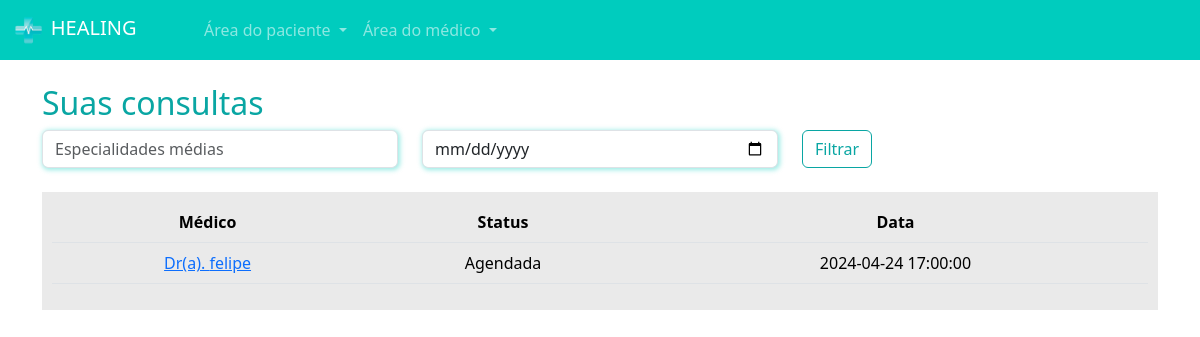
The page /pacientes/minhas_consultas/ (signed in) on the database its author committed.
### paciente/models.py (models this page shows, shortened)
class Consulta(models.Model):
    status_choices =(
        ("A", "Agendada"),
        ("F", "Finalizada"),
        ("C", "Cancelada"),
        ("I", "Iniciada")
    )
    paciente = models.ForeignKey(User, on_delete=models.DO_NOTHING)
    data_aberta = models.ForeignKey(DatasAbertas, on_delete=models.DO_NOTHING)
    status = models.CharField(max_length=1, choices=status_choices, default="A")
    link = models.URLField(null=True, blank=True)

### medico/models.py (models this page shows)
class DatasAbertas(models.Model):
    data = models.DateTimeField()
    user = models.ForeignKey(User, on_delete=models.DO_NOTHING)
    agendado = models.BooleanField(default=False)
    def __str__(self):
        return str(self.data)

### paciente/views.py (the view)
# urls.py: path('minhas_consultas/', views.minhas_consultas, name='minhas_consultas'),
def minhas_consultas(request):
    minhas_consultas = Consulta.objects.filter(paciente=request.user).filter(data_aberta__data__gte=datetime.now())
    context = {'minhas_consultas': minhas_consultas, 'is_medico': is_medico(request.user)}
    return render(request, 'minhas_consultas.html', context)

### medico/models.py (called while the page is built)
def is_medico(user):
    return DadosMedico.objects.filter(user=user).exists()

### paciente/templates/minhas_consultas.html
{% extends "base.html" %}
{% load static %}
{% block 'head' %}
<link rel="stylesheet" href="{% static 'medicos/css/abrir_horario.css' %}">
<link rel="stylesheet" href="{% static 'usuarios/css/usuarios.css' %}">
<link rel="stylesheet" href="{% static 'medicos/css/cadastro_medico.css' %}">
<link rel="stylesheet" href="{% static 'pacientes/css/home.css' %}">
<link rel="stylesheet" href="https://cdn.jsdelivr.net/npm/bootstrap-icons@1.11.3/font/bootstrap-icons.min.css">
{% endblock 'head' %}
{% block 'body' %}
{% include "partials/navbar.html" %}
<div class="container">
<br>
<h2><span class="color-dark">Suas consultas</span></h2>
<div class="row">
<div class="col-md">
<input type="text" name="especialidades" id="" class="form-control shadow-main-color" placeholder="Especialidades médias">
</div>
<div class="col-md">
<input type="date" name="data" id="" class="form-control shadow-main-color" placeholder="Data da consulta">
</div>
<div class="col-md">
<input type="submit" value="Filtrar" class="btn btn-dark-color-outline">
</div>
</div>
<br>
<div class="list-minhas-consultas">
<table class="table">
<thead>
<tr>
<th scope="col">Médico</th>
<th scope="col">Status</th>
<th scope="col">Data</th>
</tr>
</thead>
<tbody>
{% for consulta in minhas_consultas %}
<tr>
<td><a href="{% url 'consulta' consulta.id %}">Dr(a). {{consulta.data_aberta.user}}</a></td>
<td>{{consulta.get_status_display}}</td>
<td>{{consulta.data_aberta}}</td>
</tr>
{% endfor %}
</tbody>
</table>
</div>
</div>
{% endblock 'body' %}

### templates/static/geral/css/base.css (style rules this page uses)
:root { --main-color: #00CCBE; --dark-color: #09A6A3; --contrast-color: #FFD686; }
.color-dark { color: var(--dark-color); }

### templates/static/usuarios/css/usuarios.css (style rules this page uses)
.btn-dark-color-outline { border: 1px solid var(--dark-color); color: var(--dark-color) }

### templates/static/medicos/css/cadastro_medico.css (style rules this page uses)
.shadow-main-color { box-shadow: 1px 1px 5px 1px rgba(0, 204, 190,.4); }

### templates/static/pacientes/css/home.css (style rules this page uses)
table { border-collapse: collapse !important; width: 100%; }
th, td { padding: 8px; text-align: center; background-color: #EAEAEA !important; }
th { background-color:#EAEAEA; }
.list-minhas-consultas { background-color: #EAEAEA; padding: 10px; }

### rows shown on the page
Consulta: data_aberta.user "felipe", status "Agendada", data_aberta "2024-04-24 17:00:00"
